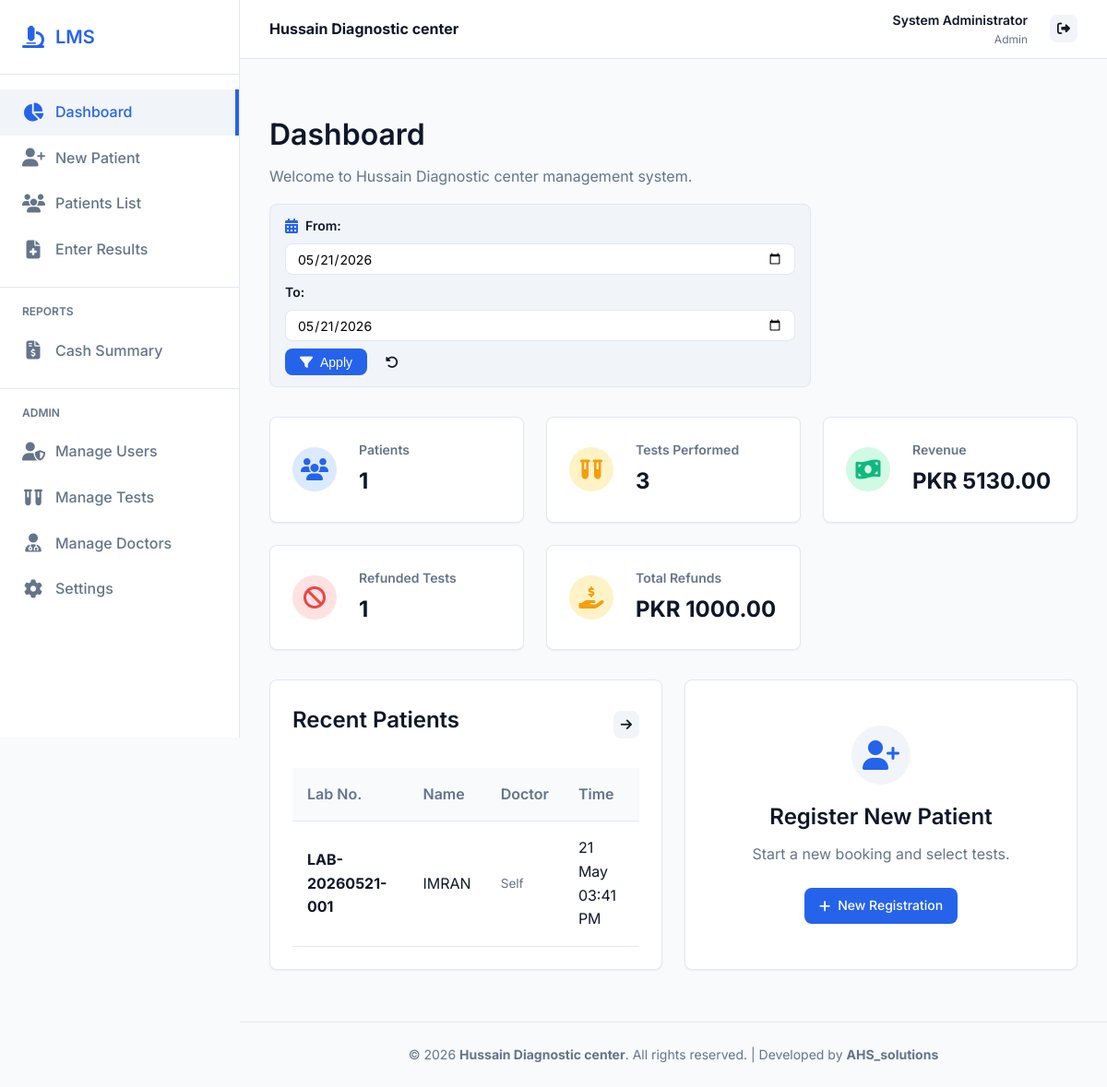
Screenshot of / (signed in) with the database file from the repository.
### models.py (models this page shows)
class Setting(db.Model):
    id = db.Column(db.Integer, primary_key=True)
    key = db.Column(db.String(50), unique=True, nullable=False)
    value = db.Column(db.String(255), nullable=False)

class User(db.Model, UserMixin):
    id = db.Column(db.Integer, primary_key=True)
    username = db.Column(db.String(50), unique=True, nullable=False)
    password_hash = db.Column(db.String(255), nullable=False)
    role = db.Column(db.String(50), nullable=False) # Admin, Receptionist, Lab Technician, Technologist, Pathologist
    name = db.Column(db.String(100), nullable=False)

class Patient(db.Model):
    id = db.Column(db.Integer, primary_key=True)
    lab_number = db.Column(db.String(50), unique=True, nullable=False)
    name = db.Column(db.String(100), nullable=False)
    gender = db.Column(db.String(10), nullable=False)
    age = db.Column(db.Integer, nullable=False)
    contact = db.Column(db.String(20), nullable=True)
    referring_doctor = db.Column(db.String(100), nullable=True) # Fallback/Legacy
    doctor_id = db.Column(db.Integer, db.ForeignKey('doctor.id'), nullable=True)
    registration_date = db.Column(db.DateTime, default=datetime.now)
    total_amount = db.Column(db.Float, default=0.0)
    discount_type = db.Column(db.String(20), default='none') # none, fixed, percentage
    discount_value = db.Column(db.Float, default=0.0)
    paid_amount = db.Column(db.Float, default=0.0)
    tests = db.relationship('PatientTest', backref='patient', lazy=True)

### app.py (the view)
@app.route('/')
@login_required
def dashboard():
    today_default = datetime.now().date()
    def _parse(val):
        try:
            return datetime.strptime(val, '%Y-%m-%d').date()
        except (ValueError, TypeError):
            return today_default
    date_from = _parse(request.args.get('date_from'))
    date_to   = _parse(request.args.get('date_to'))
    if date_to < date_from:
        date_to = date_from
    total_patients_today = Patient.query.filter(
        db.func.date(Patient.registration_date) >= date_from,
        db.func.date(Patient.registration_date) <= date_to
    ).count()
    total_tests_today = PatientTest.query.join(Patient).filter(
        db.func.date(Patient.registration_date) >= date_from,
        db.func.date(Patient.registration_date) <= date_to,
        PatientTest.status != 'Cancelled'
    ).count()
    revenue_today = 0.0
    total_cancelled_today = 0
    refunded_today = 0.0
    if current_user.role == 'Admin':
        revenue_val = db.session.query(db.func.sum(Patient.paid_amount)).filter(
            db.func.date(Patient.registration_date) >= date_from,
            db.func.date(Patient.registration_date) <= date_to
        ).scalar()
        revenue_today = revenue_val if revenue_val else 0.0
        total_cancelled_today = PatientTest.query.join(Patient).filter(
            db.func.date(Patient.registration_date) >= date_from,
            db.func.date(Patient.registration_date) <= date_to,
            PatientTest.status == 'Cancelled'
        ).count()
        refunded_val = db.session.query(db.func.sum(RefundRecord.amount_refunded)).filter(
            db.func.date(RefundRecord.refund_date) >= date_from,
            db.func.date(RefundRecord.refund_date) <= date_to
        ).scalar()
        refunded_today = refunded_val if refunded_val else 0.0
    recent_patients = Patient.query.filter(
        db.func.date(Patient.registration_date) >= date_from,
        db.func.date(Patient.registration_date) <= date_to
    ).order_by(Patient.registration_date.desc()).limit(10).all()
    return render_template('dashboard.html',
                           total_patients_today=total_patients_today,
                           total_tests_today=total_tests_today,
                           revenue_today=revenue_today,
                           total_cancelled_today=total_cancelled_today,
                           refunded_today=refunded_today,
                           recent_patients=recent_patients,
                           date_from=str(date_from),
                           date_to=str(date_to))

### templates/dashboard.html (shortened to what this page needs)
{% extends "base.html" %}
{% block content %}
<div class="dashboard-header" style="margin-bottom: 2rem; display: flex; justify-content: space-between; align-items: flex-start; flex-wrap: wrap; gap: 1rem;">
    <div>
        <h1>Dashboard</h1>
        <p style="color: var(--text-light);">Welcome to {{ lab_name }} management system.</p>
    </div>
    <div>
        <form method="GET" action="{{ url_for('dashboard') }}"
              style="display: flex; gap: 0.5rem; align-items: center; flex-wrap: wrap; background: var(--secondary-color); padding: 0.75rem 1rem; border-radius: var(--border-radius); border: 1px solid var(--border-color);">
            <i class="fa-solid fa-calendar-days" style="color: var(--primary-color);"></i>
            <label for="date_from" style="color: var(--text-dark); font-weight: 600; font-size: 0.875rem;">From:</label>
            <input type="date" id="date_from" name="date_from" value="{{ date_from }}"
                   class="form-control" style="padding: 0.4rem 0.75rem; font-size: 0.875rem;">
            <label for="date_to" style="color: var(--text-dark); font-weight: 600; font-size: 0.875rem;">To:</label>
            <input type="date" id="date_to" name="date_to" value="{{ date_to }}"
                   class="form-control" style="padding: 0.4rem 0.75rem; font-size: 0.875rem;">
            <button type="submit" class="btn btn-primary" style="padding: 0.4rem 1rem;">
                <i class="fa-solid fa-filter"></i> Apply
            </button>
            <a href="{{ url_for('dashboard') }}" class="btn btn-secondary" style="padding: 0.4rem 0.75rem;" title="Reset to today">
                <i class="fa-solid fa-rotate-left"></i>
            </a>
        </form>
    </div>
</div>
<div class="dashboard-stats">
    <div class="stat-card">
        <div class="stat-icon primary">
            <i class="fa-solid fa-users"></i>
        </div>
        <div class="stat-details">
            <h3>Patients</h3>
            <p id="patientsStat">{{ total_patients_today }}</p>
        </div>
    </div>
    <div class="stat-card">
        <div class="stat-icon warning">
            <i class="fa-solid fa-vials"></i>
        </div>
        <div class="stat-details">
            <h3>Tests Performed</h3>
            <p id="testsStat">{{ total_tests_today }}</p>
        </div>
    </div>
    {% if current_user.role == 'Admin' %}
    <div class="stat-card">
        <div class="stat-icon success">
            <i class="fa-solid fa-money-bill-wave"></i>
        </div>
        <div class="stat-details">
            <h3>Revenue</h3>
            <p id="revenueStat">PKR {{ "%.2f"|format(revenue_today) }}</p>
        </div>
    </div>
    <div class="stat-card">
        <div class="stat-icon danger">
            <i class="fa-solid fa-ban"></i>
        </div>
        <div class="stat-details">
            <h3>Refunded Tests</h3>
            <p id="cancelledStat">{{ total_cancelled_today }}</p>
        </div>
    </div>
    <div class="stat-card">
        <div class="stat-icon warning">
            <i class="fa-solid fa-hand-holding-dollar"></i>
        </div>
        <div class="stat-details">
            <h3>Total Refunds</h3>
            <p id="refundedStat">PKR {{ "%.2f"|format(refunded_today) }}</p>
        </div>
    </div>
    {% endif %}
</div>
<div class="grid-2">
    <div class="card">
        <div style="display: flex; justify-content: space-between; align-items: center; margin-bottom: 1.5rem;">
            <h2>Recent Patients</h2>
            <a href="{{ url_for('results_list') }}" class="btn btn-secondary btn-icon"><i class="fa-solid fa-arrow-right"></i></a>
        </div>
        {% if recent_patients %}
        <div class="table-responsive">
            <table>
                <thead>
                    <tr>
                        <th>Lab No.</th>
                        <th>Name</th>
                        <th>Doctor</th>
                        <th>Time</th>
                    </tr>
                </thead>
                <tbody>
                    {% for patient in recent_patients %}
                    <tr>
                        <td><strong>{{ patient.lab_number }}</strong></td>
                        <td>{{ patient.name }}</td>
                        <td style="font-size:0.85rem; color: var(--text-light);">{{ patient.doctor.name if patient.doctor else (patient.referring_doctor or 'Self') }}</td>
                        <td>{{ patient.registration_date.strftime('%d %b %I:%M %p') }}</td>
                    </tr>
                    {% endfor %}
                </tbody>
            </table>
        </div>
        {% else %}
        <p style="color: var(--text-light); text-align: center; padding: 2rem 0;">No patients found for this period.</p>
        {% endif %}
    </div>
    <div class="card" style="display: flex; flex-direction: column; justify-content: center; align-items: center; text-align: center; padding: 3rem;">
        <div style="background-color: var(--secondary-color); width: 64px; height: 64px; border-radius: 50%; display: flex; align-items: center; justify-content: center; font-size: 2rem; color: var(--primary-color); margin-bottom: 1rem;">
            <i class="fa-solid fa-user-plus"></i>
        </div>
        <h2 style="margin-bottom: 0.5rem;">Register New Patient</h2>
        <p style="color: var(--text-light); margin-bottom: 1.5rem;">Start a new booking and select tests.</p>
        <a href="{{ url_for('patient_new') }}" class="btn btn-primary"><i class="fa-solid fa-plus"></i> New Registration</a>
    </div>
</div>
{% endblock %}

### templates/base.html (shortened to what this page needs)
<!DOCTYPE html>
<html lang="en">
<head>
    <link rel="stylesheet" href="https://cdnjs.cloudflare.com/ajax/libs/font-awesome/6.4.0/css/all.min.css">
    <link rel="stylesheet" href="{{ url_for('static', filename='css/style.css') }}">
</head>
<body>
    <div class="app-container">
        {% if current_user.is_authenticated %}
        <aside class="sidebar no-print">
            <div class="sidebar-header">
                <i class="fa-solid fa-microscope" style="color: var(--primary-color); font-size: 1.5rem;"></i>
                <h2>LMS</h2>
            </div>
            <nav class="sidebar-nav">
                <a href="{{ url_for('dashboard') }}" class="nav-item {% if request.endpoint == 'dashboard' %}active{% endif %}">
                    <i class="fa-solid fa-chart-pie"></i>
                    Dashboard
                </a>
                {% if current_user.role in ['Admin', 'Receptionist'] %}
                <a href="{{ url_for('patient_new') }}" class="nav-item {% if 'patient_new' in request.endpoint %}active{% endif %}">
                    <i class="fa-solid fa-user-plus"></i>
                    New Patient
                </a>
                {% endif %}
                <a href="{{ url_for('results_list') }}" class="nav-item {% if 'results_list' in request.endpoint %}active{% endif %}">
                    <i class="fa-solid fa-users"></i>
                    Patients List
                </a>
                {% if current_user.role in ['Admin', 'Lab Technician', 'Technologist', 'Pathologist'] %}
                <a href="{{ url_for('results_list') }}" class="nav-item {% if 'patient_results' in request.endpoint %}active{% endif %}">
                    <i class="fa-solid fa-file-medical"></i>
                    Enter Results
                </a>
                {% endif %}
                {% if current_user.role == 'Admin' %}
                <div style="border-top: 1px solid var(--border-color); margin: 1rem 0;"></div>
                <div style="padding: 0 1.5rem; font-size: 0.75rem; font-weight: 600; color: var(--text-light); text-transform: uppercase; margin-bottom: 0.5rem;">Reports</div>
                <a href="{{ url_for('cash_summary') }}" class="nav-item {% if 'cash_summary' in request.endpoint %}active{% endif %}">
                    <i class="fa-solid fa-file-invoice-dollar"></i>
                    Cash Summary
                </a>
                <div style="border-top: 1px solid var(--border-color); margin: 1rem 0;"></div>
                <div style="padding: 0 1.5rem; font-size: 0.75rem; font-weight: 600; color: var(--text-light); text-transform: uppercase; margin-bottom: 0.5rem;">Admin</div>
                <a href="{{ url_for('manage_users') }}" class="nav-item {% if 'manage_users' in request.endpoint %}active{% endif %}">
                    <i class="fa-solid fa-user-shield"></i>
                    Manage Users
                </a>
                <a href="{{ url_for('test_list') }}" class="nav-item {% if 'test' in request.endpoint %}active{% endif %}">
                    <i class="fa-solid fa-vials"></i>
                    Manage Tests
                </a>
                <a href="{{ url_for('doctor_list') }}" class="nav-item {% if 'doctor' in request.endpoint %}active{% endif %}">
                    <i class="fa-solid fa-user-md"></i>
                    Manage Doctors
                </a>
                <a href="{{ url_for('settings') }}" class="nav-item {% if 'settings' in request.endpoint %}active{% endif %}">
                    <i class="fa-solid fa-cog"></i>
                    Settings
                </a>
                {% endif %}
            </nav>
        </aside>
        {% endif %}
        <main class="main-content" {% if not current_user.is_authenticated %}style="margin-left: 0;"{% endif %}>
            {% if current_user.is_authenticated %}
            <header class="topbar no-print">
                <div class="lab-brand">
                    <strong>{{ lab_name }}</strong>
                </div>
                <div class="topbar-actions" style="display: flex; align-items: center; gap: 1.5rem;">
                    <div style="text-align: right;">
                        <div style="font-weight: 600; font-size: 0.875rem;">{{ current_user.name }}</div>
                        <div style="color: var(--text-light); font-size: 0.75rem;">{{ current_user.role }}</div>
                    </div>
                    <a href="{{ url_for('logout') }}" class="btn btn-secondary btn-icon" title="Logout"><i class="fa-solid fa-right-from-bracket"></i></a>
                </div>
            </header>
            {% endif %}
            <div class="content-wrapper">
                {% block content %}{% endblock %}
            </div>
            <footer class="no-print" style="text-align: center; padding: 1.5rem; border-top: 1px solid var(--border-color); color: var(--text-light); font-size: 0.875rem; margin-top: auto;">
                &copy; 2026 <strong>{{ lab_name }}</strong>. All rights reserved. | Developed by <strong>AHS_solutions</strong>
            </footer>
        </main>
    </div>
</body>
</html>

### rows the page displays
Setting: value "Hussain Diagnostic center"
User: name "System Administrator", role "Admin"
Patient: lab_number "LAB-20260521-001", name "IMRAN", doctor "Self", registration_date "21 May 03:41 PM"

### other values shown
{{ total_patients_today }} "1"
{{ total_tests_today }} "3"
{{ "%.2f"|format(revenue_today) }} "5130.00"
{{ total_cancelled_today }} "1"
{{ "%.2f"|format(refunded_today) }} "1000.00"
